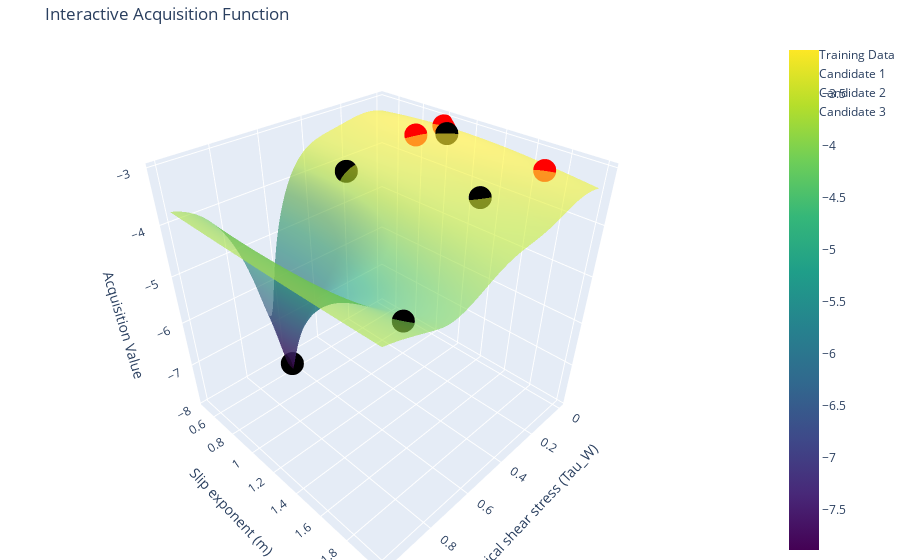

This figure's notebook cell:
### Code cell
tau_w_range = torch.linspace(bounds[0, 0], bounds[0, 1], 100)  # Grid for tau_w
m_range = torch.linspace(bounds[1, 0], bounds[1, 1], 100)      # Grid for m
tau_w_grid, m_grid = torch.meshgrid(tau_w_range, m_range, indexing="ij")


grid = torch.stack([tau_w_grid.ravel(), m_grid.ravel()], dim=-1).double()


acq_values = acq_func(grid.unsqueeze(1)).detach().numpy().reshape(100, 100)


train_acq_values = acq_func(train_x.unsqueeze(1)).detach().numpy()


fig = go.Figure()


fig.add_trace(go.Surface(
    x=tau_w_grid.numpy(),
    y=m_grid.numpy(),
    z=acq_values,
    colorscale='Viridis',
    opacity=0.6,
    name="Acquisition Function"
))


fig.add_trace(go.Scatter3d(
    x=train_x[:, 0].numpy(),
    y=train_x[:, 1].numpy(),
    z=train_acq_values.flatten(),
    mode='markers',
    marker=dict(size=8, color='black'),
    name='Training Data'

))
# Iterate over the 3 candidates
for i in range(candidate.shape[0]): 
    candidate_acq_value = acq_func(candidate[i].unsqueeze(0)).item()
    fig.add_trace(go.Scatter3d(
        x=[candidate[i, 0].item()],
        y=[candidate[i, 1].item()],
        z=[candidate_acq_value],
        mode='markers',
        marker=dict(size=8, color='red', symbol='circle'),
        name=f'Candidate {i + 1}'
    ))



fig.update_layout(
    scene=dict(
        xaxis_title="Critical shear stress (Tau_W)",
        yaxis_title="Slip exponent (m)",
        zaxis_title="Acquisition Value"
    ),
    title="Interactive Acquisition Function",
    margin=dict(l=0, r=0, b=0, t=40)
)


fig.show()
fig.write_html("acquisiton_func.html")

### Figure 1 — Plotly figure (JSON) as saved in the notebook; plotly's stock layout.template omitted (floating-point values rounded to 4 significant figures; data arrays with more than 128 entries replaced by an {"elided": "..."} marker saying what was removed)
{"data": [{"colorscale": [[0, "#440154"], [0.1111, "#482878"], [0.2222, "#3e4989"], [0.3333, "#31688e"], [0.4444, "#26828e"], [0.5556, "#1f9e89"], [0.6667, "#35b779"], [0.7778, "#6ece58"], [0.8889, "#b5de2b"], [1, "#fde725"]], "name": "Acquisition Function", "opacity": 0.6, "type": "surface", "x": {"elided": "100x100 float values"}, "y": {"elided": "100x100 float values"}, "z": {"elided": "100x100 float values"}}, {"marker": {"color": "black", "size": 8}, "mode": "markers", "name": "Training Data", "type": "scatter3d", "x": [0.2985, 0.4342, 0.8245, 0.6489, 0.08723], "y": [1.617, 0.876, 1.857, 0.647, 1.13], "z": [-3.428, -3.525, -4.065, -7.707, -3.081]}, {"marker": {"color": "red", "size": 8, "symbol": "circle"}, "mode": "markers", "name": "Candidate 1", "type": "scatter3d", "x": [0.1601], "y": [1], "z": [-3.122]}, {"marker": {"color": "red", "size": 8, "symbol": "circle"}, "mode": "markers", "name": "Candidate 2", "type": "scatter3d", "x": [0.001], "y": [1], "z": [-3.152]}, {"marker": {"color": "red", "size": 8, "symbol": "circle"}, "mode": "markers", "name": "Candidate 3", "type": "scatter3d", "x": [0.06132], "y": [1.739], "z": [-3.211]}], "layout": {"margin": {"b": 0, "l": 0, "r": 0, "t": 40}, "scene": {"xaxis": {"title": {"text": "Critical shear stress (Tau_W)"}}, "yaxis": {"title": {"text": "Slip exponent (m)"}}, "zaxis": {"title": {"text": "Acquisition Value"}}}, "title": {"text": "Interactive Acquisition Function"}}}
